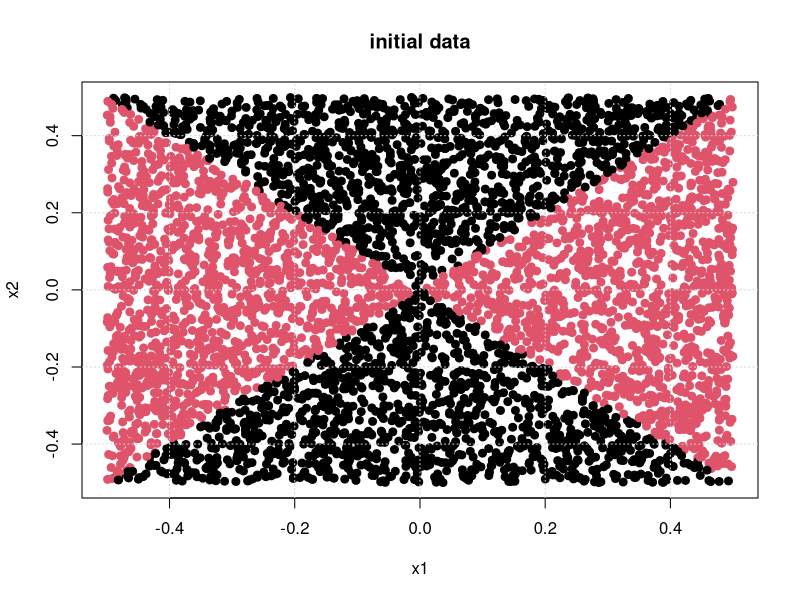
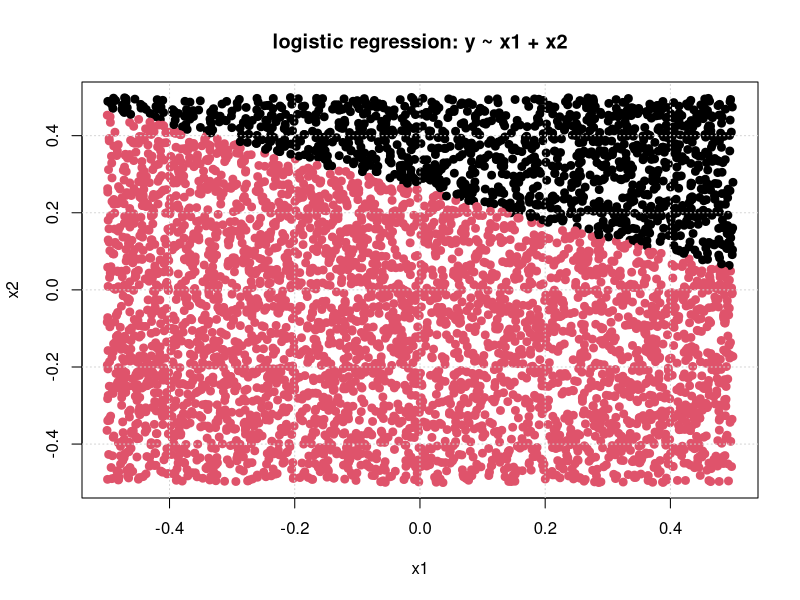
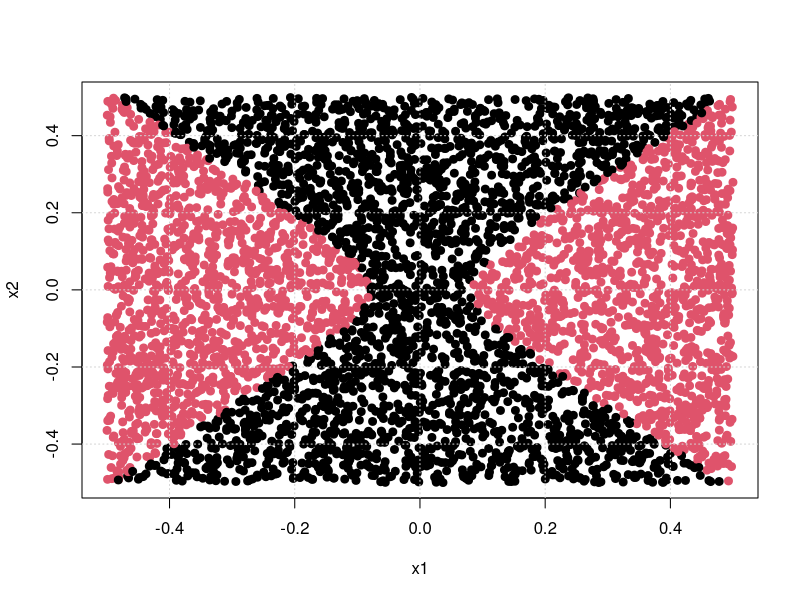

Here is the R script that generated these plots, in order: (Note: a time limit stopped this script after it produced the figures.)
#
# Written by:
# -- 
# John L. Weatherwax                2009-04-21
# 
# email: wax@alum.mit.edu
# 
# Please send comments and especially bug reports to the
# above email address.
#
# EPage 384
#
#-----

save_plots = F

if( ! require("MASS") ){ install.packages("MASS") }
if( ! require("e1071") ){ install.packages("e1071") }

set.seed(0)

vt100ClearScreen <- function(...) cat("\033[2J") 
vt100ClearScreen()

# Part (a):
#
n = 5000
p = 2 

x1 = runif(n) - 0.5
x2 = runif(n) - 0.5
y = 1*( x1^2 - x2^2 > 0 )
#y = 1*( x1^2 + x2^2 > 1 )
#y = 1*( abs(x1) - abs(x2) > 0 )
DF = data.frame( x1=x1, x2=x2, y=as.factor(y) )

# Part (b):
#
if( save_plots ){ postscript("../../WriteUp/Graphics/Chapter9/prob_5_original_data.eps", onefile=FALSE, horizontal=FALSE) }
plot( x1, x2, col=(y+1), pch=19, cex=1.05, xlab='x1', ylab='x2', main='initial data' )
grid()
if( save_plots ){ dev.off() }

# Part (c):  
#
m = glm( y ~ x1 + x2, data=DF, family=binomial )

# Part (d): Predict the class label of the training data.
#
# When type="response" in predict we output probabilities:
# 
y_hat = predict( m, newdata=data.frame(x1=x1,x2=x2), type="response" )
predicted_class = 1 * ( y_hat > 0.5 ) 
print( sprintf('Linear logistic regression training error rate= %10.6f',  1 - sum( predicted_class == y )/length(y) ) )

if( save_plots ){ postscript("../../WriteUp/Graphics/Chapter9/prob_5_linear_LR_predicted_class.eps", onefile=FALSE, horizontal=FALSE) }
plot( x1, x2, col=(predicted_class+1), pch=19, cex=1.05, xlab='x1', ylab='x2', main='logistic regression: y ~ x1 + x2' )
grid()
if( save_plots ){ dev.off() }

# Part (e-f): Using logistic regression to fit a nonlinear model: 
#
m = glm( y ~ x1 + x2 + I(x1^2) + I(x2^2) + I(x1*x2), data=DF, family="binomial" )
y_hat = predict( m, newdata=data.frame(x1=x1,x2=x2), type="response" )
predicted_class = 1 * ( y_hat > 0.5 ) 
print( sprintf('Non-linear logistic regression training error rate= %10.6f',  1 - sum( predicted_class == y )/length(y) ) )

if( save_plots ){ postscript("../../WriteUp/Graphics/Chapter9/prob_5_nonlinear_LR_predicted_class.eps", onefile=FALSE, horizontal=FALSE) }
plot( x1, x2, col=(predicted_class+1), pch=19, cex=1.05, xlab='x1', ylab='x2' )
grid()
if( save_plots ){ dev.off() }

# Part (g): Fit a linear SVM to the data and report the error rate: 
#
dat = data.frame( x1=x1, x2=x2, y=as.factor(y) )

# Do CV to select the value of cost using the "tune" function:
#
tune.out = tune( svm, y ~ ., data=dat, kernel="linear", ranges=list( cost=c(0.001, 0.01, 0.1, 1, 5, 10, 100, 1000) ) )
print( summary(tune.out) ) # <- use this output to select the optimal cost value

# The best model is stored in "tune.out$best.model" 
# 
print(tune.out$best.model)

y_hat = predict( tune.out$best.model, newdata=data.frame(x1=x1,x2=x2) )
y_hat = as.numeric( as.character( y_hat ) ) # convert factor responses into numerical values 
print( sprintf('Linear SVM training error rate= %10.6f',  1 - sum( y_hat == y )/length(y) ) )

if( save_plots ){ postscript("../../WriteUp/Graphics/Chapter9/prob_5_linear_SVM_predicted_class.eps", onefile=FALSE, horizontal=FALSE) }
plot( x1, x2, col=(y_hat+1), pch=19, cex=1.05, xlab='x1', ylab='x2' )
grid()
if( save_plots ){ dev.off() }

# Part (h-i): Fit a linear SVM to the data and report the error rate: 
#

# Do CV to select the value of cost using the "tune" function:
#
tune.out = tune( svm, y ~ ., data=dat, kernel="radial", ranges = 
	         list( cost=c(0.001, 0.01, 0.1, 1, 5, 10, 100, 1000),
                       gamma=c(0.5,1,2,3,4) ) )
print( summary(tune.out) ) # <- use this output to select the optimal cost value

# The best model is stored in "tune.out$best.model" 
# 
print(tune.out$best.model)

y_hat = predict( tune.out$best.model, newdata=data.frame(x1=x1,x2=x2) )
y_hat = as.numeric( as.character( y_hat ) ) # convert factor responses into numerical values 
print( sprintf('Nonlinear SVM training error rate= %10.6f',  1 - sum( y_hat == y )/length(y) ) )

if( save_plots ){ postscript("../../WriteUp/Graphics/Chapter9/prob_5_nonlinear_SVM_predicted_class.eps", onefile=FALSE, horizontal=FALSE) }
plot( x1, x2, col=(y_hat+1), pch=19, cex=1.05, xlab='x1', ylab='x2' )
grid()
if( save_plots ){ dev.off() }
